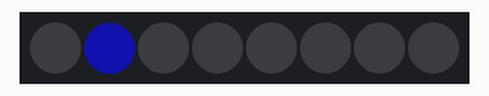
Simulated run of this program. Board: BBC micro:bit (MakeCode). Parts: 8 RGB LEDs in strip order, left to right. Dim RGB values are drawn brighter than linear.

Above: at 1.1 s.
At 2.1 s:
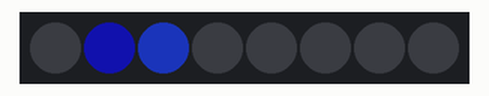
At 3.1 s:
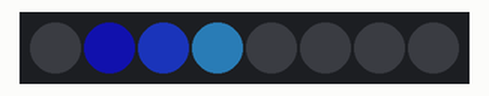
At 4.1 s:
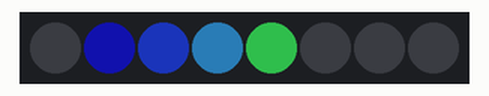
At 5.1 s:
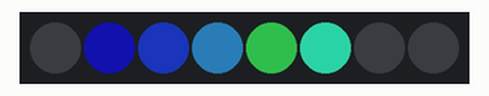
At 7.1 s:
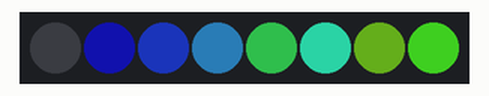

Measured:
- what the display in image 0 shows lasts 1.0 s, from 1.0 s to 2.0 s

The program:

main.ts
```typescript
let farba = 0
let led2 = neopixel.create(DigitalPin.P0, 8, NeoPixelMode.RGB)
let strip = neopixel.create(DigitalPin.P1, 8, NeoPixelMode.RGB)
let range = strip.range(4, 7)
let range14 = strip.range(0, 4)
basic.forever(function () {
    for (let _index = 0; _index <= 8; _index++) {
        farba = _index * 10
        strip.setPixelColor(_index, neopixel.rgb(farba, farba * _index, farba * farba))
        strip.show()
        basic.pause(1000)
    }
})
```

test.ts
```typescript
// sem patria testy; keď sa tento balík použije ako rozšírenie, nebudú sa kompilovať.
```
